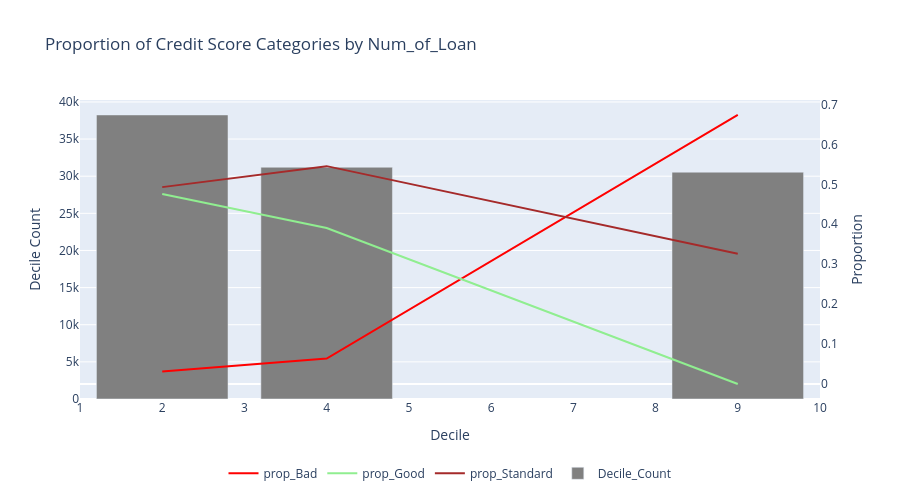

Write notebook code for a chart like this one.
### Code cell
chart_types = {
    "prop_Good":"line",
    "prop_Standard":"line",
    "prop_Bad": "line",  
    "Decile_Count": "bar"    
}

fig = plot_interactive_chart(
    df=grouped_deciles_summary,  
    y_columns=["prop_Bad", "prop_Good", "prop_Standard", "Decile_Count"],  
    x_column="Decile_Max",  
    chart_types=chart_types, 
    title=f"Proportion of Credit Score Categories by {continuous_variable}",
    x_title="Decile",
    y_title="Decile Count",  
    y2_title="Proportion",   
    secondary_y=["prop_Bad", "prop_Good", "prop_Standard"],  
    width=900,
    height=500,
    custom_colors={"prop_Bad": "red", "prop_Good":"lightgreen",
    "prop_Standard":"brown", "Decile_Count": "gray"}  
)

fig.show()

### Figure 1 — Plotly figure (JSON) as saved in the notebook; plotly's stock layout.template omitted (floating-point values rounded to 4 significant figures)
{"data": [{"line": {"color": "red"}, "mode": "lines", "name": "prop_Bad", "type": "scatter", "x": [2, 4, 9], "y": [0.03137, 0.06383, 0.6737], "yaxis": "y2"}, {"line": {"color": "lightgreen"}, "mode": "lines", "name": "prop_Good", "type": "scatter", "x": [2, 4, 9], "y": [0.4756, 0.3907, 0], "yaxis": "y2"}, {"line": {"color": "brown"}, "mode": "lines", "name": "prop_Standard", "type": "scatter", "x": [2, 4, 9], "y": [0.493, 0.5455, 0.3263], "yaxis": "y2"}, {"marker": {"color": "gray"}, "name": "Decile_Count", "type": "bar", "x": [2, 4, 9], "y": [38248, 31208, 30544], "yaxis": "y"}], "layout": {"height": 500, "legend": {"orientation": "h", "x": 0.5, "xanchor": "center", "y": -0.2, "yanchor": "top"}, "title": {"text": "Proportion of Credit Score Categories by Num_of_Loan"}, "width": 900, "xaxis": {"title": {"text": "Decile"}}, "yaxis": {"title": {"text": "Decile Count"}}, "yaxis2": {"overlaying": "y", "showgrid": false, "side": "right", "title": {"text": "Proportion"}}}}
